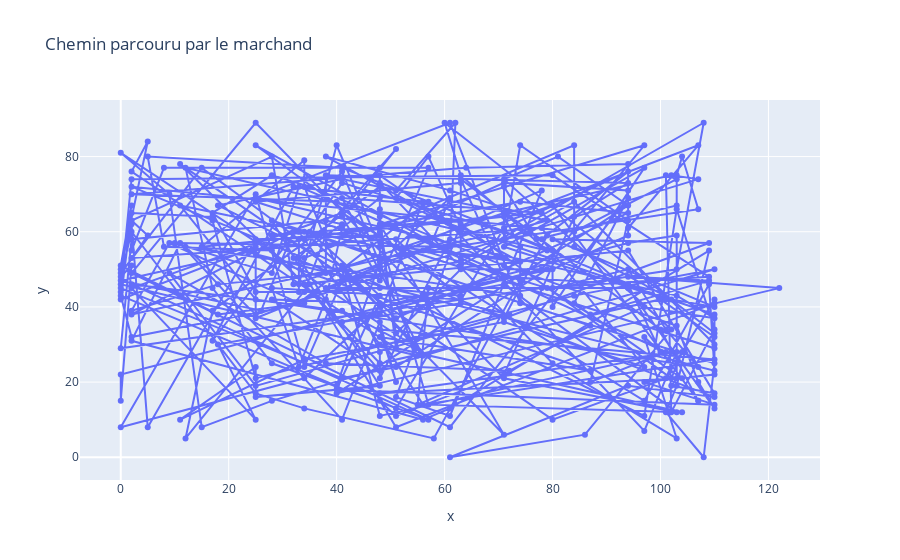

Source (notebook cell):
### Markdown cell above
### Lancement du test avec l'algorithme génétique

### Code cell
# Algo génétique
data = data_TSPLIB(f'data/{ENSEMBLE_TEST[choix_data_test]}.tsp')
df = test_unitaire_algo_genetique(choix_data_test)
affichage(df, data).show()

### Figure 1 — Plotly figure (JSON) as saved in the notebook; plotly's stock layout.template omitted (floating-point values rounded to 4 significant figures; data arrays with more than 128 entries replaced by an {"elided": "..."} marker saying what was removed)
{"data": [{"hovertemplate": "x=%{x}<br>y=%{y}<extra></extra>", "legendgroup": "", "line": {"color": "#636efa", "dash": "solid"}, "marker": {"symbol": "circle"}, "mode": "markers+lines", "name": "", "orientation": "v", "showlegend": false, "type": "scatter", "x": {"elided": "396 int values"}, "xaxis": "x", "y": {"elided": "396 int values"}, "yaxis": "y"}], "layout": {"legend": {"tracegroupgap": 0}, "title": {"text": "Chemin parcouru par le marchand"}, "xaxis": {"anchor": "y", "domain": [0, 1], "title": {"text": "x"}}, "yaxis": {"anchor": "x", "domain": [0, 1], "title": {"text": "y"}}}}
